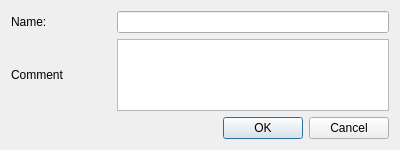
<?xml version="1.0" encoding="UTF-8"?>
<ui version="4.0">
 <class>CreateRelationType</class>
 <widget class="QDialog" name="CreateRelationType">
  <property name="geometry">
   <rect>
    <x>0</x>
    <y>0</y>
    <width>400</width>
    <height>150</height>
   </rect>
  </property>
  <property name="windowTitle">
   <string>Create/Update relation type</string>
  </property>
  <property name="locale">
   <locale language="English" country="UnitedStates"/>
  </property>
  <property name="modal">
   <bool>false</bool>
  </property>
  <layout class="QGridLayout" name="gridLayout">
   <property name="leftMargin">
    <number>11</number>
   </property>
   <property name="topMargin">
    <number>11</number>
   </property>
   <property name="rightMargin">
    <number>11</number>
   </property>
   <property name="bottomMargin">
    <number>11</number>
   </property>
   <item row="1" column="1">
    <widget class="QLineEdit" name="nameEdit">
     <property name="toolTip">
      <string>&lt;html&gt;&lt;head/&gt;&lt;body&gt;&lt;p&gt;For example: EXPEDITOR FOR&lt;/p&gt;&lt;/body&gt;&lt;/html&gt;</string>
     </property>
    </widget>
   </item>
   <item row="6" column="0" colspan="2">
    <layout class="QHBoxLayout" name="horizontalLayout">
     <item>
      <spacer name="horizontalSpacer">
       <property name="orientation">
        <enum>Qt::Horizontal</enum>
       </property>
       <property name="sizeHint" stdset="0">
        <size>
         <width>40</width>
         <height>20</height>
        </size>
       </property>
      </spacer>
     </item>
     <item>
      <widget class="QPushButton" name="okBtn">
       <property name="text">
        <string>OK</string>
       </property>
      </widget>
     </item>
     <item>
      <widget class="QPushButton" name="cancelBtn">
       <property name="text">
        <string>Cancel</string>
       </property>
      </widget>
     </item>
    </layout>
   </item>
   <item row="1" column="0">
    <widget class="QLabel" name="nameLb">
     <property name="minimumSize">
      <size>
       <width>100</width>
       <height>0</height>
      </size>
     </property>
     <property name="text">
      <string>Name:</string>
     </property>
    </widget>
   </item>
   <item row="4" column="0">
    <widget class="QLabel" name="commentLb">
     <property name="text">
      <string>Comment</string>
     </property>
    </widget>
   </item>
   <item row="4" column="1">
    <widget class="QTextEdit" name="commentTextEdit">
     <property name="toolTip">
      <string>&lt;html&gt;&lt;head/&gt;&lt;body&gt;&lt;p&gt;Does not mandatory field&lt;/p&gt;&lt;/body&gt;&lt;/html&gt;</string>
     </property>
    </widget>
   </item>
  </layout>
 </widget>
 <tabstops>
  <tabstop>nameEdit</tabstop>
  <tabstop>commentTextEdit</tabstop>
  <tabstop>okBtn</tabstop>
  <tabstop>cancelBtn</tabstop>
 </tabstops>
 <resources/>
 <connections/>
</ui>
